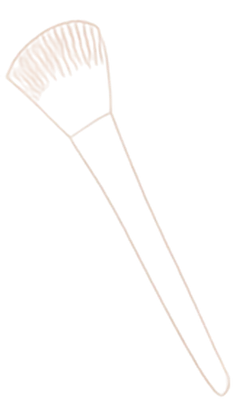
#> input picture assets/images/decor/brocha.webp, 233 x 407 px
$ python -i fetch-shades.py   (imports and definitions only)
#> lines starting #> are read from the running program, lines starting #| are printed output that depends on the picture
#> further down, picture is the input picture: PIL image 233x407 RGBA; mean R, G, B, A 30.3, 25.2, 22, 4.2
#!/usr/bin/env python3
"""
Agrega los tonos de cada producto (nombre + foto de referencia) desde su página oficial.

    pip install pillow
    python3 scripts/fetch-shades.py            # todos los productos de SHADE_PAGES
    python3 scripts/fetch-shades.py Montoc     # solo una marca

Funciona con tiendas Shopify (lee /products/<handle>.json; una página de búsqueda usa el primer
resultado), VTEX (Samy) y WooCommerce (lee las variaciones de la página): toma la opción de tono/color de cada
variante y su foto. Las fotos solo se recortan a un cuadrado centrado, se reducen y se guardan en
WebP (sin IA ni retoques) en assets/images/tonos/{id}/. Escribe en data/products.json los campos
"shades" y "shadesSource", que scripts/extract-catalog.py conserva al regenerar desde el PDF.

No inventa nada: si la página no tiene tonos (una sola variante), el producto queda igual y se avisa.
"""
import html, io, json, re, sys, unicodedata, urllib.request
from pathlib import Path
from urllib.parse import parse_qs, quote, unquote, urlencode, urljoin, urlsplit

import numpy as np
from PIL import Image, ImageDraw

ROOT = Path(__file__).resolve().parent.parent
DATA = ROOT / 'data' / 'products.json'
OUT = ROOT / 'assets' / 'images' / 'tonos'
SWATCH = 240          # px del lado de la foto de cada tono (se muestra a 60 px; 240 cubre pantallas 4x)
LARGE = 800           # foto grande que reemplaza a la principal al elegir el tono (nunca se amplía)

# Página oficial de cada producto, por "Marca|Nombre" (como en data/products.json).
# Enlaces entregados por Ágata Beauty.
SHADE_PAGES = {
    'Montoc|Base Glow Filter': 'https://montoccosmetictools.com/products/glow-filter',
    'Montoc|Paleta Light Set': 'https://montoccosmetictools.com/products/paleta-light-set-montoc',
    'Montoc|Rubor líquido radiante Glow Filter': 'https://montoccosmetictools.com/products/rubor-liquido-radiante-glow-filter-con-particulas-de-brillorubor-liquido-radiante-glow-filter-con-particulas-de-brillo',
    'Montoc|Bronzer Drops Light': 'https://montoccosmetictools.com/products/bronzer-drops-light-set-bronceador-liquido-profesional',
    'Montoc|Bronzer luminoso en polvo + brocha Hello beach': 'https://montoccosmetictools.com/products/bronzer-luminoso-en-polvo-polvo-bronceador-para-todos-los-tonos-de-piel',
    'Montoc|Paleta Harmony x6': 'https://montoccosmetictools.com/products/paleta-de-sombras-harmony-eyeshadow-palette',
    'Montoc|Lápiz delineador de labios': 'https://montoccosmetictools.com/products/lapiz-de-labios-montoc',
    'Montoc|Hidratante de Labios Lippie Balm': 'https://montoccosmetictools.com/products/hidratante-de-labios-lippie-balm-natural',
    'Montoc|Kit de brochas de maquillaje Fluffy x 10': 'https://montoccosmetictools.com/products/kit-profesional-de-brochas-flofi-x-10-piezas',
    'Montoc|Brocha mini viajera': 'https://montoccosmetictools.com/products/brochas-minimi',
    # Bloomshell: bloomshell.co es la tienda oficial; las otras son tiendas que revenden la marca.
    # En bloomshell.co cada tono es un producto aparte: "My foundation 2 en 1 (base líquida)(vainilla)".
    'Bloomshell|Base líquida 2 en 1 My foundation': {
        'store': 'https://bloomshell.co', 'title': r'^my foundation 2 en 1 \(base l[ií]quida\)\((?P<tono>[^)]+)\)$',
        'source': 'https://bloomshell.co/search?q=BASE+LIQUIDA+MY+FOUNDATION'},
    # Tonos del tamaño 10 ml (los 9 del "big" de 20 ml / Jumbo están incluidos).
    'Bloomshell|Corrector My concealer': {
        'store': 'https://bloomshell.co', 'title': r'^(?:corrector )?my concealer new 10 ml \((?P<tono>[^)]+)\)$',
        'source': 'https://bloomshell.co/search?q=Corrector+My+concealer'},
    'Bloomshell|Rubor en barra Cherry Blossom': 'https://www.girlymaquillaje.com/producto/rubor-cherry-blosson-bloomshell/',
    'Bloomshell|Trío de Rubores': 'https://mysticstore.com.co/producto/velvet-rubor-x3-bloomshell/',
    'Bloomshell|Contorno en barra Bloom define': 'https://kromaspace.com/producto/contorno-en-barra-bloom-define-bloomshell/',
    'Girly|Girly TINT Labios y mejillas': 'https://cocopinkstore.com/products/tinta-de-labios-girly',   # tienda que revende Girly
    'Ani-k|2 en 1: base y corrector': 'https://anikmakeup.com/products/base-bonita',
    'Ani-k|Loose powder Polvos sueltos': 'https://anikmakeup.com/products/polvo-suelto',
    'Ani-k|Serum Flyshy Blushy': 'https://anikmakeup.com/products/serum-blush-flushy-blushy',
    'Ani-k|Rubor líquido Bonita': 'https://anikmakeup.com/products/rubor-liquido-bonita',
    'Ani-k|Rubor en polvo Bonita': 'https://anikmakeup.com/products/rubor-bonita',
    'Ani-k|Lip Gloss': 'https://anikmakeup.com/products/gloss-bonita',
    'Majikal|Magic Pen': 'https://www.majikalbeauty.com/products/magic-pen',
    'Majikal|Shiny Lip Oil': 'https://www.majikalbeauty.com/products/lip-oil',
    'Atenea|Base de maquillaje 1ST Scene': 'https://ateneaprofesional.com/products/mini-base-liquida-1st-scene',
    # Rubor compacto: la tienda no asigna foto a cada tono; se recortan de la foto que los rotula
    # (de izquierda a derecha: Salmon, Peach Melba, Dusty Rose, Pink Pearl).
    'Atenea|Rubor compacto 1ST Scene': {
        'items': [
                  ('Salmon', 'https://cdn.shopify.com/s/files/1/0741/6132/4314/files/RUBORES_1ST_SCENE_Mesa_de_trabajo_1_copia_2.webp#crop=0.035,0.40,0.275,0.615'),
                  ('Peach Melba', 'https://cdn.shopify.com/s/files/1/0741/6132/4314/files/RUBORES_1ST_SCENE_Mesa_de_trabajo_1_copia_2.webp#crop=0.270,0.40,0.510,0.615'),
                  ('Dusty Rose', 'https://cdn.shopify.com/s/files/1/0741/6132/4314/files/RUBORES_1ST_SCENE_Mesa_de_trabajo_1_copia_2.webp#crop=0.505,0.40,0.745,0.615'),
                  ('Pink Pearl', 'https://cdn.shopify.com/s/files/1/0741/6132/4314/files/RUBORES_1ST_SCENE_Mesa_de_trabajo_1_copia_2.webp#crop=0.740,0.40,0.980,0.615')],
        'label': 'Color', 'source': 'https://ateneaprofesional.com/products/rubores-individuales-1st-scene'},
    'Atenea|Bronzer cremoso en barra': 'https://ateneaprofesional.com/products/bronzer-cremoso',
    # Sublime: las dos muestras de textura de la foto de la tienda ("TONO 01" arriba, "TONO 02" abajo), recortadas.
    'Atenea|Iluminador efecto húmedo Sublime': {
        'items': [('SH001', 'https://cdn.shopify.com/s/files/1/0741/6132/4314/files/ILUMINADOR_EFECTO_HUMEDO-03.webp#crop=0,0,0.5,0.5'), ('SH002', 'https://cdn.shopify.com/s/files/1/0741/6132/4314/files/ILUMINADOR_EFECTO_HUMEDO-03.webp#crop=0,0.5,0.5,1')],
        'label': 'Color', 'source': 'https://ateneaprofesional.com/products/iluminador-efecto-humedo-sublime'},
    'Atenea|Serum Tinted 1ST Scene': 'https://ateneaprofesional.com/products/serum-tinted-foundation',
    'Atenea|Rubor cremoso en barra': 'https://ateneaprofesional.com/products/rubor-en-barra-cremoso-atenea-collection',
    'Atenea|Pigmento Soft Touch': 'https://ateneaprofesional.com/products/sombra-cremosa-individual',
    'Atenea|Delineador de cejas': 'https://ateneaprofesional.com/products/delineador-de-cejas-1st-scene',
    # Color pencil: la tienda usa la misma foto para los 7 tonos; cada tono se recorta de la foto
    # que rotula los 7 lápices (de izquierda a derecha: Cool wood … Sunrise).
    'Atenea|Lápiz delineador Color pencil': {
        'items': [
                  ('Cool Wood', 'https://cdn.shopify.com/s/files/1/0741/6132/4314/files/SWATCHES_LIP_GLOSS-COLOR_PENCIL-SOMBRA_CREMOSA_2.jpg#crop=0.073,0.345,0.193,0.705'),
                  ('Nude Dark', 'https://cdn.shopify.com/s/files/1/0741/6132/4314/files/SWATCHES_LIP_GLOSS-COLOR_PENCIL-SOMBRA_CREMOSA_2.jpg#crop=0.184,0.345,0.304,0.705'),
                  ('Goji Berry', 'https://cdn.shopify.com/s/files/1/0741/6132/4314/files/SWATCHES_LIP_GLOSS-COLOR_PENCIL-SOMBRA_CREMOSA_2.jpg#crop=0.307,0.345,0.427,0.705'),
                  ('Clear Wine', 'https://cdn.shopify.com/s/files/1/0741/6132/4314/files/SWATCHES_LIP_GLOSS-COLOR_PENCIL-SOMBRA_CREMOSA_2.jpg#crop=0.436,0.345,0.556,0.705'),
                  ('Dark Sand', 'https://cdn.shopify.com/s/files/1/0741/6132/4314/files/SWATCHES_LIP_GLOSS-COLOR_PENCIL-SOMBRA_CREMOSA_2.jpg#crop=0.555,0.345,0.675,0.705'),
                  ('Pale Pink', 'https://cdn.shopify.com/s/files/1/0741/6132/4314/files/SWATCHES_LIP_GLOSS-COLOR_PENCIL-SOMBRA_CREMOSA_2.jpg#crop=0.670,0.345,0.790,0.705'),
                  ('Sunrise', 'https://cdn.shopify.com/s/files/1/0741/6132/4314/files/SWATCHES_LIP_GLOSS-COLOR_PENCIL-SOMBRA_CREMOSA_2.jpg#crop=0.792,0.345,0.912,0.705')],
        'label': 'Color', 'source': 'https://ateneaprofesional.com/products/lapiz-delineador'},
    'Atenea|Lip Balm Mask': 'https://ateneaprofesional.com/products/lip-balm-mask',
    # Línea de polvos sueltos de 8 g (la del catálogo: Translúcido, Durazno/Peachy, Banana, Miel/Honey,
    # Rosado/Blossom, Matificante/Blotting y Glowy); cada uno es un producto aparte en la tienda.
    'Samy|Polvo suelto': {
        'vtex': 'https://www.samycosmetics.com', 'ft': 'polvo suelto',
        'title': r'^polvo suelto (?P<tono>.+?)\s+samy\s+8\s*g', 'source': 'https://www.samycosmetics.com/polvo%20suelto'},
    'Samy|Rubor en barra Velvet Glam': 'https://www.samycosmetics.com/rubor-en-barra-velvet-glam-s421/p',
    'Samy|Rubor Compacto Velvet Glam Samy': 'https://www.samycosmetics.com/rubor-compacto-velvet-glam-s422/p',
    'Samy|Rubor 2 en 1 Sunset Glam Samy': 'https://www.samycosmetics.com/rubor-2-en-1-sunset-glam-samy-s388-1/p',
    'Samy|Tinta en crema Lip Blush': 'https://www.samycosmetics.com/tinta-en-crema-samy-s383/p',
    'Samy|Contorno en barra Velvet Glam': 'https://www.samycosmetics.com/contorno-en-barra-velvet-glam-s420/p',
    'Samy|Betún de cejas': 'https://www.samycosmetics.com/maquillaje-cremoso-de-cejas-perfect-brow-samy-s039/p',
    'Samy|Kit para cejas': 'https://www.samycosmetics.com/kit-para-cejas-perfect-brows-samy-s026/p',
    'Samy|Paleta de sombras x3': 'https://www.samycosmetics.com/-paleta-de-sombras-x-3-samy-s436/p',
    # Cada tono de la paleta x9 es un producto aparte ("Paleta X 9 Sombras De Ojos Samy # 20. Moon").
    'Samy|Paleta de sombras x9': {
        'vtex': 'https://www.samycosmetics.com', 'ft': 'paleta x 9',
        'title': r'^paleta x 9 sombras de ojos samy # (?P<tono>.+)$',
        'source': 'https://www.samycosmetics.com/paleta-x-9-sombra-de-ojos-samy-20-moon-s439/p'},
    'Lula|Lápiz delineador de ojos': 'https://lulabeauty.co/products/lapiz-delineador-para-ojos',
    'Lula|Aceite para labios con charm': 'https://lulabeauty.co/products/aceite-para-labios-con-charm',
    'Lula|Bálsamo de labios': 'https://lulabeauty.co/products/balsamo-de-labios',
    'Lula|Toallas húmedas desmaquillantes': 'https://lulabeauty.co/products/toallas-humedas-desmaquillante-pepino-lula',
    # Raquel en Los Estilistas (tienda que revende la marca): una página por tono. La tienda tiene las fotos
    # cruzadas (la del "#3 Almendras" es "N2-Miel"), así que se toman solo los nombres.
    'Raquel|Polvo suelto traslúcido mate minerals con avena y trigo': {
        'pages': [f'https://losestilistas.com.co/raquel-polvo-suelto-{h}' for h in
                  ('3-traslucidos', '1a-banana-traslucido', '2-traslucidos', '3-almendras', '4-beige')],
        'title': r'#\s*(?P<tono>.+)$', 'photos': False,
        'source': 'https://losestilistas.com.co/search?q=polvo+raquel'},
    'OG|Base Aqua smooth': 'https://ogmantra.co/products/base-cobertura-media-og',
    'OG|Base Stay matte': 'https://ogmantra.co/products/base-stay-matte-og',
    'OG|Rubor mineralizado Daily': 'https://ogmantra.co/products/rubor-mineralizado-daily',
    'OG|Rubor matte Daily': 'https://ogmantra.co/products/rubor-matte-daily',
    # Milagros: cada aroma es un producto ("Perfume Capilar y Corporal Bali (Notas Dulces y Relajantes)").
    'Milagros|Perfume capilar y corporal': {
        'store': 'https://milagrosbeauty.com', 'title': r'^perfume capilar y corporal (?P<tono>\S+) \(', 'label': 'Aroma',
        'source': 'https://milagrosbeauty.com/collections/perfumes-capilares'},
    # Chap Stick: cada sabor es un producto ("Chapstick Cherry"); los 4 sabores del catálogo.
    'Chap Stick|Protector labial': {
        'store': 'https://chapstick.com.co', 'title': r'^chapstick (?P<tono>strawberry|cherry|mint|med)$', 'label': 'Sabor',
        'source': 'https://chapstick.com.co/'},
    # Maybelline: cada versión (lavable / a prueba de agua) en la tienda que indicó Ágata Beauty.
    'Maybelline|Pestañina Sky High Lavable | A prueba de agua': {
        'items': [('Lavable', 'https://www.medipiel.com.co/pestanina-sky-high-negra-lavable-maybelline/p'), ('A prueba de agua', 'https://www.cromantic.com/pestanina-maybelline-lash-sensational-sky-high/p#2')],
        'label': 'Versión', 'sourceLabel': 'tiendas Medipiel (lavable) y Cromantic (a prueba de agua)', 'source': 'https://www.medipiel.com.co/pestanina-sky-high-negra-lavable-maybelline/p'},
    'Maybelline|Pestañina Colossal Lavable | A prueba de agua': {
        'items': [('Lavable', 'https://www.medipiel.com.co/pestanina-the-colossal-volum-express-lavable-maybelline/p'), ('A prueba de agua', 'https://www.cromantic.com/pestanina-maybelline-colossal-50938/p')],
        'label': 'Versión', 'sourceLabel': 'tiendas Medipiel (lavable) y Cromantic (a prueba de agua)', 'source': 'https://www.medipiel.com.co/pestanina-the-colossal-volum-express-lavable-maybelline/p'},
    'Maybelline|Pestañina Surreal Lavable | A prueba de agua': {
        'items': [('Lavable', 'https://www.medipiel.com.co/pestanina-falsies-surreal-very-black-lavable-maybelline/p'), ('A prueba de agua', 'https://www.cromantic.com/pestanina-maybelline-falsies-surreal-black/p#2')],
        'label': 'Versión', 'sourceLabel': 'tiendas Medipiel (lavable) y Cromantic (a prueba de agua)', 'source': 'https://www.medipiel.com.co/pestanina-falsies-surreal-very-black-lavable-maybelline/p'},
    # Nivea Lip care: los dos del catálogo (página 128), con el nombre del empaque.
    'Nivea|Lip care - 24 horas de humectación': {
        'items': [('Strawberry Shine', 'https://www.nivea.com.co/productos/protector-labial-strawberry-shine-40058088508390057.html'),
                  ('Blackberry Shine', 'https://www.nivea.com.co/productos/protector-labial-blackberry-shine-40059007645460057.html')],
        'label': 'Tono', 'source': 'https://www.nivea.com.co/productos/protector-labial-strawberry-shine-40058088508390057.html'},
    # Fantiluna (WooCommerce): cada aroma es un producto de la categoría.
    'Fantiluna|Mantequilla corporal x 220 ml': {
        'woo': 'https://fantiluna.com', 'category': 340, 'title': r'^mantequilla corporal (?P<tono>.+?)(?: 220 ?ml)?$',
        'source': 'https://fantiluna.com/categoria-producto/mantequillas-corporales/'},
    'Fantiluna|Exfoliante corporal x 220ml': {
        'woo': 'https://fantiluna.com', 'category': 322, 'title': r'^exfoliante corporal (?:de )?(?P<tono>.+)$',
        'source': 'https://fantiluna.com/categoria-producto/exfoliantes/'},
    'Fantiluna|Splash corporal x 250 ml': {
        'woo': 'https://fantiluna.com', 'category': 329, 'title': r'^splash (?:corporal )?(?P<tono>.+?)(?: 250 ?ml)?$',
        'source': 'https://fantiluna.com/categoria-producto/splash/'},
    'Fantiluna|Splash corporal x 105 ml': {
        'woo': 'https://fantiluna.com', 'category': 331,
        'title': r'^(?:splash mini|mini splash)(?: corporal)? (?P<tono>.+?)(?: 105 ?ml)?$',
        'source': 'https://fantiluna.com/categoria-producto/splash-mini/'},
    'Fantiluna|Iluminador corporal x 160 ml': {
        'woo': 'https://fantiluna.com', 'category': 346, 'title': r'^iluminador corporal (?P<tono>.+)$', 'label': 'Color',
        'source': 'https://fantiluna.com/categoria-producto/iluminadores-corporales/'},
    # Crema corporal: aromas de la presentación de 120 ml (cada uno con su foto).
    'Fantiluna|Crema corporal': {
        'woo': 'https://fantiluna.com', 'category': 354, 'title': r'^mini crema corporal (?P<tono>.+?)(?: 120 ?ml)?$',
        'source': 'https://fantiluna.com/cremas-corporales/'},
}

# Nombres de la página oficial ajustados con autorización de Ágata Beauty, por producto.
SHADE_NAME_FIXES = {
    # Sabores con los nombres del catálogo ("Fresa, cereza, menta y medicado").
    'Chap Stick|Protector labial': {'Strawberry': 'Fresa', 'Cherry': 'Cereza', 'Mint': 'Menta', 'Med': 'Medicado'},
    # "Glow Filter" ya está en el nombre del producto (y la tienda escribe "Gow Filter" en 7 de 8).
    'Montoc|Base Glow Filter': {
        '1.0 Light Glow Filter': '1.0 Light', '1.5 Light neutral Gow Filter': '1.5 Light neutral',
        '2.0 Light sand Gow Filter': '2.0 Light sand', '2.5 Light medium Gow Filter': '2.5 Light medium',
        '3.0 Medium neutral Gow Filter': '3.0 Medium neutral', '3.5 Medium olive Gow Filter': '3.5 Medium olive',
        '4.0 Medium moyen Gow Filter': '4.0 Medium moyen', '4.5 Sun tan Gow Filter': '4.5 Sun tan',
    },
    # La tienda usa códigos; se nombran por el color del círculo que marca cada kit en su foto.
    'Montoc|Kit de brochas de maquillaje Fluffy x 10': {
        'lp670': 'Vino', 'lp671': 'Rosa claro', 'lp667': 'Fucsia', 'lp669': 'Lila', 'lp668': 'Rojo',
    },
    'Montoc|Brocha mini viajera': {'Sulpting': 'Sculpting'},
    # La tienda escribe "mÉdium"; se deja sin tilde, igual que "Medium beige".
    'Bloomshell|Base líquida 2 en 1 My foundation': {'Médium deep': 'Medium deep', 'Neutral médium': 'Neutral medium'},
    # Atenea escribe los tonos como códigos en mayúsculas y con las palabras pegadas.
    'Atenea|Rubor compacto 1ST Scene': {'dustyrose': 'Dusty Rose', 'peachmelba': 'Peach Melba', 'pinkpearl': 'Pink Pearl'},
    'Atenea|Pigmento Soft Touch': {'tropicalb': 'Tropical B', 'nakedmind': 'Naked Mind'},
    'Atenea|Lápiz delineador Color pencil': {   # así los escribe la tienda en la descripción del producto
        'palepink': 'Pale Pink', 'coolwood': 'Cool Wood', 'nudedark': 'Nude Dark', 'gojiberry': 'Goji Berry',
        'clearwine': 'Clear Wine', 'darksand': 'Dark Sand'},
    'Atenea|Delineador de cejas': {'aublight': 'Light'},   # la foto de la tienda dice "Light – café claro"
    'Atenea|Base de maquillaje 1ST Scene': {'eboky': 'Ebony'},
    'Atenea|Serum Tinted 1ST Scene': {'eboky': 'Ebony'},
    # Nombres como en el catálogo (página 32).
    'Atenea|Rubor cremoso en barra': {'pinkchai': 'Pink Chai', 'sugarplum': 'Sugar Plum', 'cherrypie': 'Cherry Pie', 'scarletfever': 'Scarlet Fever'},
    'Atenea|Bronzer cremoso en barra': {'tostedcoconut': 'Toasted Coconut'},
    'Majikal|Magic Pen': {'cafeina': 'Cafeína', 'cherrs': 'Cherry'},
    'Samy|Rubor 2 en 1 Sunset Glam Samy': {'04 coffe toffee': '04 Coffee Toffee'},
    'Lula|Lápiz delineador de ojos': {'magico': 'Mágico'},
    'Lula|Aceite para labios con charm': {'careza': 'Cereza'},
    'Lula|Toallas húmedas desmaquillantes': {'colageno': 'Colágeno'},
    'Raquel|Polvo suelto traslúcido mate minerals con avena y trigo': {'1 traslucidos': '1 Traslúcidos'},
    'OG|Rubor matte Daily': {'02 coray': '02 Coral'},
    'Milagros|Perfume capilar y corporal': {'bali': 'Balí'},   # como lo escribe el catálogo
    'Fantiluna|Exfoliante corporal x 220ml': {'exploción tropical': 'Explosión Tropical'},
    'Fantiluna|Crema corporal': {'seduccion': 'Seducción'},
}

# Nombres de opción que indican un tono o color (Shopify llama "Title" a la opción única).
SHADE_OPTIONS = re.compile(r'tono|color|colou?r|shade|tonalidad|matiz|referencia|modelo|aroma', re.I)


# Cómo se llama la opción en la web ("Tonos", "Sabores"…), según el nombre que le da la tienda.
LABELS = [(r'sabor', 'Sabor'), (r'estilo|modelo', 'Estilo'), (r'aroma', 'Aroma'), (r'^colou?r$', 'Color')]


def option_label(option_name):
    return next((label for rx, label in LABELS if re.search(rx, option_name, re.I)), 'Tono')


def slug(text):
    text = unicodedata.normalize('NFD', text).encode('ascii', 'ignore').decode()
    return re.sub(r'[^a-z0-9]+', '-', text.lower()).strip('-')


# [11 lines left out: functions get, shopify_json, not called in this run]


# Productos cuyas fotos de tonos no se recortan (primeros planos de textura u ojos, o carteles con letras:
# el recorte automático queda mal); conservan el fondo original de la tienda.
KEEP_BACKGROUND = {
    'Atenea|Delineador de cejas', 'Fantiluna|Iluminador corporal x 160 ml',
    # El recorte borraba partes del producto (revisado por Ágata Beauty): se deja la foto de la tienda.
    'Montoc|Base Glow Filter', 'Montoc|Kit de brochas de maquillaje Fluffy x 10', 'Bloomshell|Base líquida 2 en 1 My foundation',
    'Bloomshell|Trío de Rubores', 'Samy|Paleta de sombras x9',
    # Las fotos de cada tono traen una tarjeta blanca con íconos que el recorte no separa.
    'Atenea|Rubor cremoso en barra',
    # Muestras de textura recortadas y empaque de Nivea, que el recorte cortaba.
    'Atenea|Iluminador efecto húmedo Sublime', 'Atenea|Lápiz delineador Color pencil', 'Atenea|Rubor compacto 1ST Scene',
    'Atenea|Pigmento Soft Touch',   # el recorte cortaba las fotos (revisado por Ágata Beauty)
}
# Fotos con fondo que deben verse completas dentro del círculo (empaques que llegan al borde de la foto).
FIT_IN_CIRCLE = {'Atenea|Rubor compacto 1ST Scene'}
# Fondo blanco liso: se vuelve transparente solo el blanco conectado con los bordes de la foto (sin
# recortador automático, que aquí borraba partes del empaque). El producto no se toca.
WHITE_BACKGROUND = {'Nivea|Lip care - 24 horas de humectación'}


# [14 lines left out: function white_to_alpha, not called in this run]

# Tonos cuyas fotos de la tienda no muestran el producto (primer plano de textura, ambiente): solo nombres.
NAMES_ONLY = set()

_SESSION = None
MARGIN = 0.10         # aire mínimo alrededor del producto
DISC = 0.88           # el producto (incluidas sus esquinas) cabe en este % del círculo


# [13 lines left out: function cutout, not called in this run]


def has_transparency(img):
    return (img.mode in ('RGBA', 'LA', 'PA') or (img.mode == 'P' and 'transparency' in img.info)) \
        and img.convert('RGBA').getchannel('A').getextrema()[0] < 250


# [12 lines left out: function frame_product, not called in this run]


def square(img, fit=False):
    """Lienzo cuadrado con la foto centrada y completa (relleno con el color de la esquina).
    Con fit=True el lienzo crece hasta que las esquinas de la foto caben en el círculo de la web."""
#> called with fit = False
    img = img.convert('RGBA')
    side = max(img.size)
    if fit:
        side = round(max(side, (img.width ** 2 + img.height ** 2) ** 0.5 / DISC))
    corner = img.getpixel((0, 0))
#> corner = (0, 0, 0, 0)
    bg = corner if corner[3] > 0 else (217, 211, 195, 255)   # beige del disco si es transparente
#> bg = (217, 211, 195, 255)
    canvas = Image.new('RGBA', (side, side), bg)
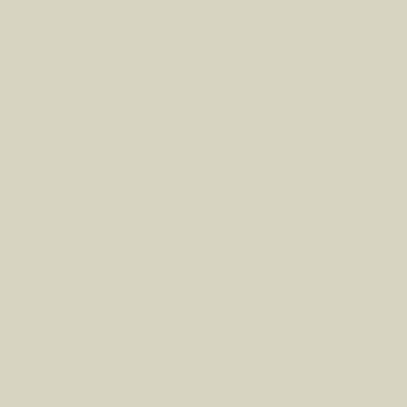
#> canvas: PIL image 407x407 RGBA; mean R, G, B, A 217, 211, 195, 255
    canvas.paste(img, ((side - img.width) // 2, (side - img.height) // 2), img)
    return canvas.convert('RGB')


# [275 lines left out: functions shopify_by_title, shopify_options, vtex_options, vtex_by_title, woo_category, pages_ld_json and 4 more, not called in this run]


# [2 lines not run here, left out]

>>> from PIL import Image
>>> picture = Image.open('../assets/images/decor/brocha.webp')
>>> result = square(picture)
